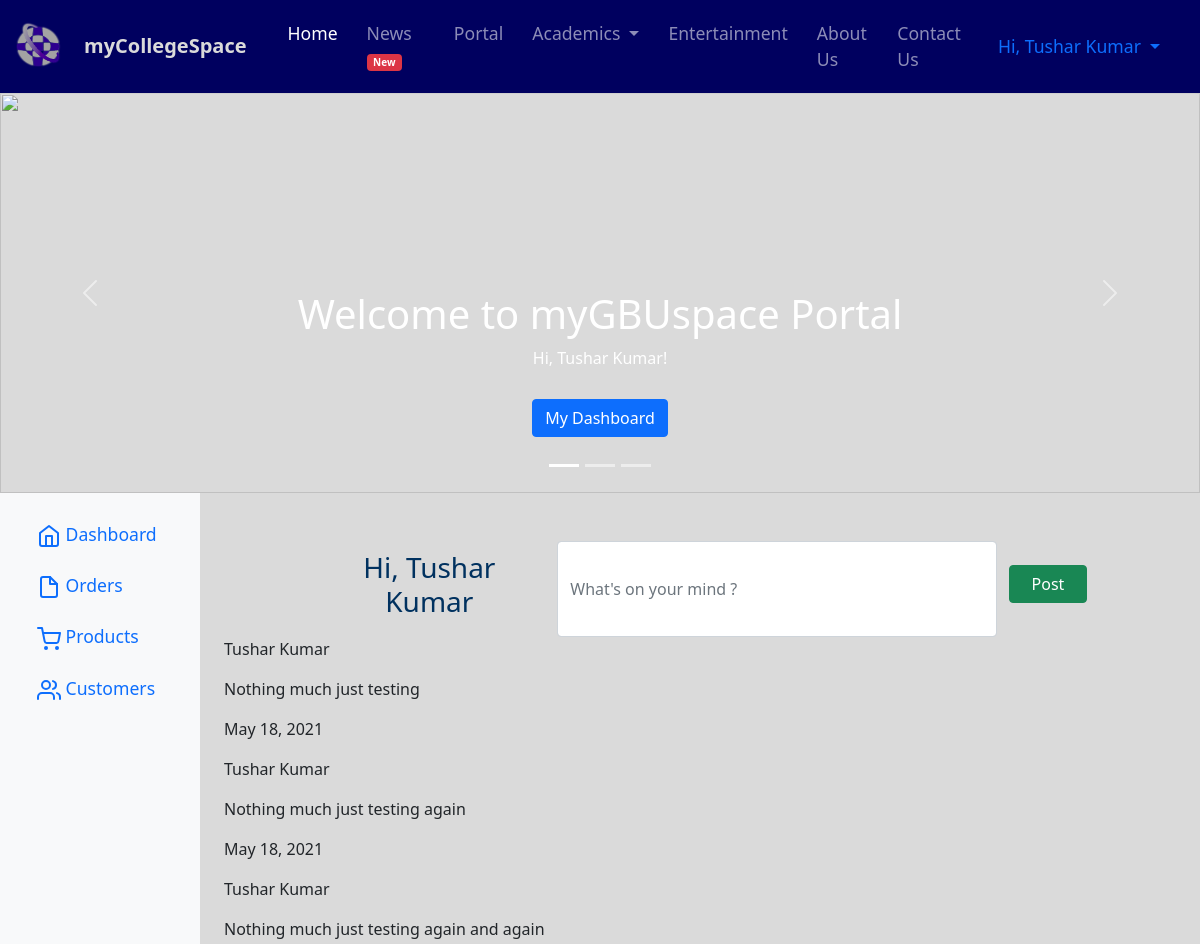
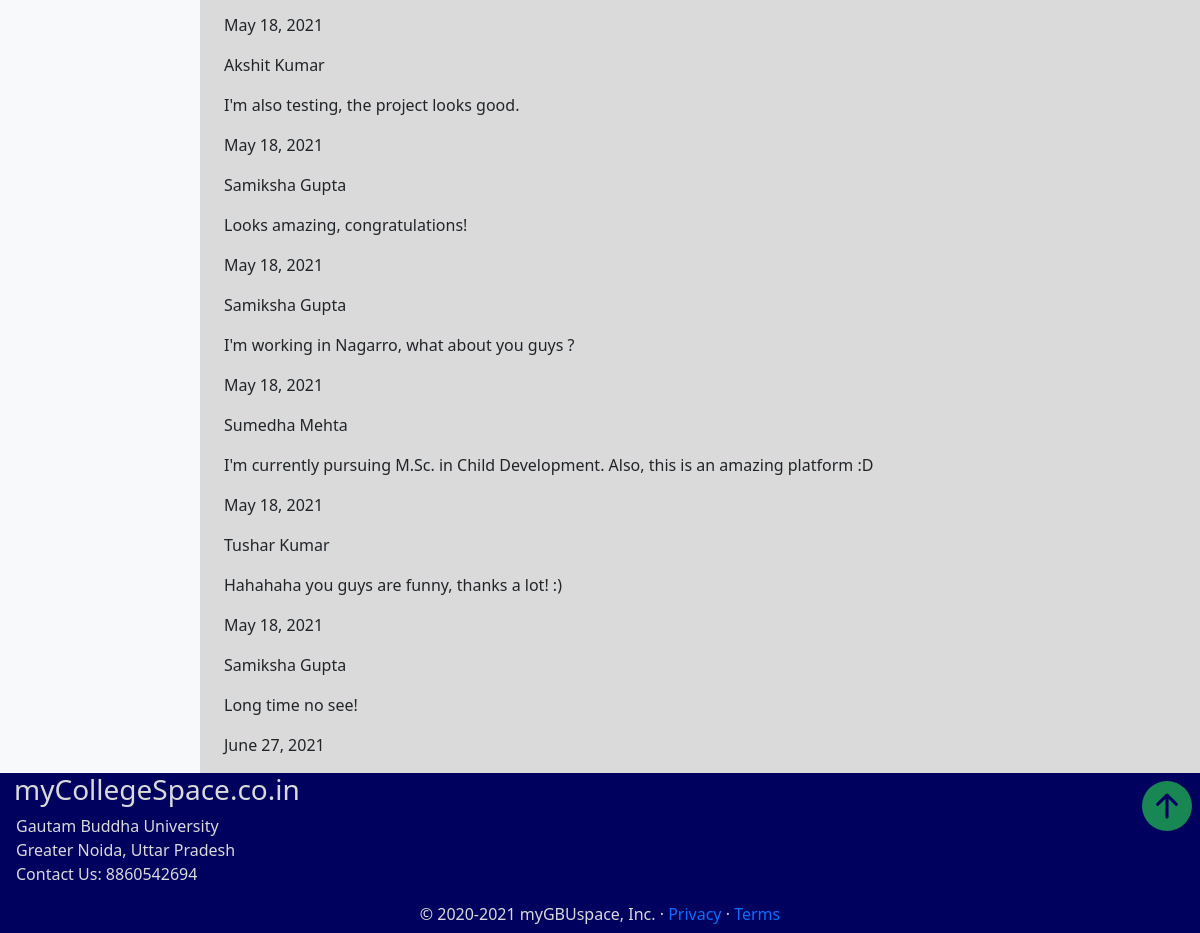
The app's page /portal/ (signed in) with its own data (2 pictures, top to bottom).
### base/models.py (models this page shows, shortened)
class posts(models.Model):
    name = models.CharField(max_length=100)
    email = models.EmailField()
    post = models.CharField(max_length=5000)
    dated = models.DateField(default=date.today)

### base/views.py (the view, shortened to what this page needs)
# urls.py: path('portal/', views.portal, name='portal' ),
def portal(request):
    all_posts = posts.objects.all()
    return render(request, 'base/portal.html',{'all_posts':all_posts})

### base/templates/base/portal.html (shortened to what this page needs)
{% extends '_base.html' %}
{% load static %}
{% block content %}
<div id="myCarousel" class="carousel slide" data-bs-ride="carousel">
    <ol class="carousel-indicators">
        <li data-bs-target="#myCarousel" data-bs-slide-to="0" class="active"></li>
        <li data-bs-target="#myCarousel" data-bs-slide-to="1" class=""></li>
        <li data-bs-target="#myCarousel" data-bs-slide-to="2" class=""></li>
    </ol>
    <div class="carousel-inner">
        <div class="carousel-item active">
            <img src="{% static 'assets/images/prog4.jfif' %}" height=400 alt="" class="d-block w-100">
            <div class="container">
                <div class="carousel-caption">
                    <h1>Welcome to myGBUspace Portal</h1>
                    {% if not request.session.user %}
                    <p>Join now to enjoy all the priviledges!</p>
                    <p><a class="btn btn-lg btn-success" href="/login/" role="button">Log In</a></p>
                    {% else %}
                    <p>Hi, {{request.session.name}}!</p>
                    <p><a class="btn btn-primary" href="/dashboard/" role="button">My Dashboard</a></p>
                    {%endif%}
                </div>
            </div>
        </div>
    </div>
    <a class="carousel-control-prev" href="#myCarousel" role="button" data-bs-slide="prev">
        <span class="carousel-control-prev-icon" aria-hidden="true"></span>
    </a>
    <a class="carousel-control-next" href="#myCarousel" role="button" data-bs-slide="next">
        <span class="carousel-control-next-icon" aria-hidden="true"></span>
    </a>
</div>
{% if not request.session.user %}
<div class="container marketing" id="market">
    <div class="row text-center mt-5">
        <div class="col-lg-4">
            <img src="{% static 'assets/images/team.png' %}" class="bd-placeholder-img rounded-circle" width="140"
                height="140">
            <h2>Connect and build</h2>
            <p>Reduces communication gap and increases connectivity among the students. Junior year students can
                participate in the on-going projects with the Seniors.</p>
        </div>
        <div class="col-lg-4">
            <img src="{% static 'assets/images/up2.png' %}" class="bd-placeholder-img rounded-circle" width="140"
                height="140">
            <h2>Showcase your work</h2>
            <p>Companies can easily go through the work of the students by accessing the portal. One can upload project
                ideas and build team.</p>
        </div>
        <div class="col-lg-4">
            <img src="{% static 'assets/images/oppo2.png' %}" class="bd-placeholder-img rounded-circle" width="140"
                height="140">
            <h2>Opportunities and more</h2>
            <p>Enhanced opportunities and exposure for the students. Provides easy registeration for the upcoming events
                in the university.</p>
        </div>
    </div>
</div>
{%else%}
<div class="container-fluid">
    <div class="row">
        <nav id="sidebarMenu" class="col-md-3 col-lg-2 d-md-block bg-light sidebar collapse">
            <div class="position-sticky pt-3">
                <ul class="nav flex-column">
                    <li class="nav-item">
                        <a class="nav-link active" aria-current="page" href="#">
                            Dashboard
                        </a>
                    </li>
                    <li class="nav-item">
                        <a class="nav-link" href="#">
                            Orders
                        </a>
                    </li>
                    <li class="nav-item">
                        <a class="nav-link" href="#">
                            Products
                        </a>
                    </li>
                    <li class="nav-item">
                        <a class="nav-link" href="#">
                            Customers
                        </a>
                    </li>
                </ul>
            </div>
        </nav>
        <main class="col-md-9 ms-sm-auto col-lg-10 px-md-4">
            <div class="container">
                <form action="/portal/" method="POST" class="mt-5 row justify-content-center">
                    <h3 class="col-md-3 d-flex align-items-center" style="color: rgb(0, 49, 95);">Hi, {{request.session.name}}</h3>
                    <div class=" col-md-6 form-group">
                        <input type="text" placeholder="What's on your mind ?" name="post" class="form-control" style="height: 6rem;">
                    </div>
                    <button class=" col-md-1 btn btn-success h-100 mt-4" type="submit">Post</button>
                </form>
            </div>
            {% for i in all_posts %}
            <p>{{i.name}}</p>
            <p>{{i.post}}</p>
            <p>{{i.dated}}</p>
            {%endfor%}
        </main>
    </div>
</div>
{%endif%}
{% endblock content %}

### static/assets/css/s.css (style rules this page uses)
body { background-color: rgb(31, 31, 31); z-index: -3; }
a { text-decoration: none; }
.container { text-align: center; }
.nav-item { margin-left: 5px; font-size: 1.1rem; padding: 4px; }
.container .btn { display: inline-block; margin-top: 0.8em; font-size: 1em; }

### base/templates/base/portal.html (style rules this page uses)
body { background-color: #dadada; }

### records on screen
posts: name "Tushar Kumar", post "Nothing much just testing", dated "May 18, 2021"
posts: name "Tushar Kumar", post "Nothing much just testing again", dated "May 18, 2021"
posts: name "Tushar Kumar", post "Nothing much just testing again and again", dated "May 18, 2021"
posts: name "Akshit Kumar", post "I'm also testing, the project looks good.", dated "May 18, 2021"
posts: name "Samiksha Gupta", post "Looks amazing, congratulations!", dated "May 18, 2021"
posts: name "Samiksha Gupta", post "I'm working in Nagarro, what about you guys ?", dated "May 18, 2021"
posts: name "Sumedha Mehta", post "I'm currently pursuing M.Sc. in Child Development. Also, this is an amazing platform :D", dated "May 18, 2021"
posts: name "Tushar Kumar", post "Hahahaha you guys are funny, thanks a lot! :)", dated "May 18, 2021"
posts: name "Samiksha Gupta", post "Long time no see!", dated "June 27, 2021"

### other values on screen
{{ request.session.name }} "Tushar Kumar"
